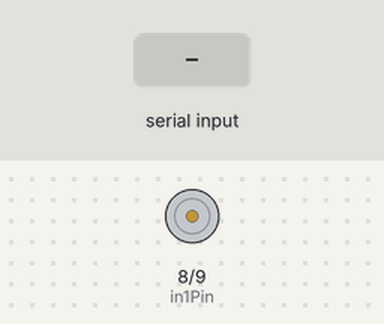
The sketch below on a simulated Arduino Uno, built with avr-gcc and run on an emulated ATmega328P. Parts: motor-driver pin pairs drawn as motors (green arrow = first pin HIGH = forward, orange = second pin HIGH = backward, longer = more drive, scaled by the enable pin). The inputs (shaded band) are chosen by the test bench. What the sketch prints to the serial monitor is not drawn.

Above: at 1.2 s.
1.3 s: "WITHDRAW\n" received over Serial
At 2.1 s:
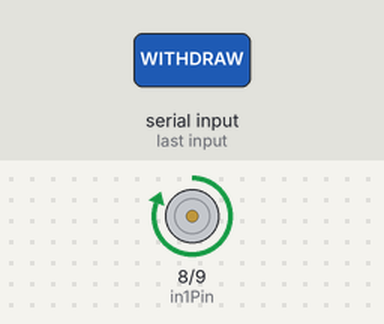
Timing chart, 0 to 4.3 s (numbered marks = the images above; inputs shaded):
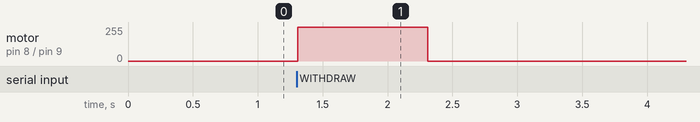

Measured:
- after the input at 1.3 s, motor on pin 8 (in1Pin) / pin 9 (in2Pin): stopped → forward 255/255 at once, → stopped 1.0 s later

The sketch:

arduino_code.ino
```cpp
const int in1Pin = 8; // IN1 pin of L298N motor driver
const int in2Pin = 9; // IN2 pin of L298N motor driver
const int enPin = 10; // EN1 pin of L298N motor driver

void setup() {
  Serial.begin(9600); // Initialize serial communication at 9600 baud
  pinMode(in1Pin, OUTPUT); // Set IN1 pin as an output
  pinMode(in2Pin, OUTPUT); // Set IN2 pin as an output
  pinMode(enPin, OUTPUT); // Set EN1 pin as an output
  digitalWrite(in1Pin, LOW); // Turn off the motor initially
  digitalWrite(in2Pin, LOW); // Turn off the motor initially
  analogWrite(enPin, 0); // Set motor speed to 0 initially
}

void loop() {
  if (Serial.available() > 0) {
    String command = Serial.readStringUntil('\n'); // Read the incoming command

    if (command == "WITHDRAW") {
      // Turn on the motor
      digitalWrite(in1Pin, HIGH);
      digitalWrite(in2Pin, LOW);
      analogWrite(enPin, 255); // Set motor speed to maximum

      delay(1000); // Run the motor for 1 second (adjust as needed)

      // Turn off the motor
      digitalWrite(in1Pin, LOW);
      digitalWrite(in2Pin, LOW);
      analogWrite(enPin, 0); // Set motor speed to 0

      Serial.println("OK"); // Send the response back to the Python script
    }
  }
}
```
